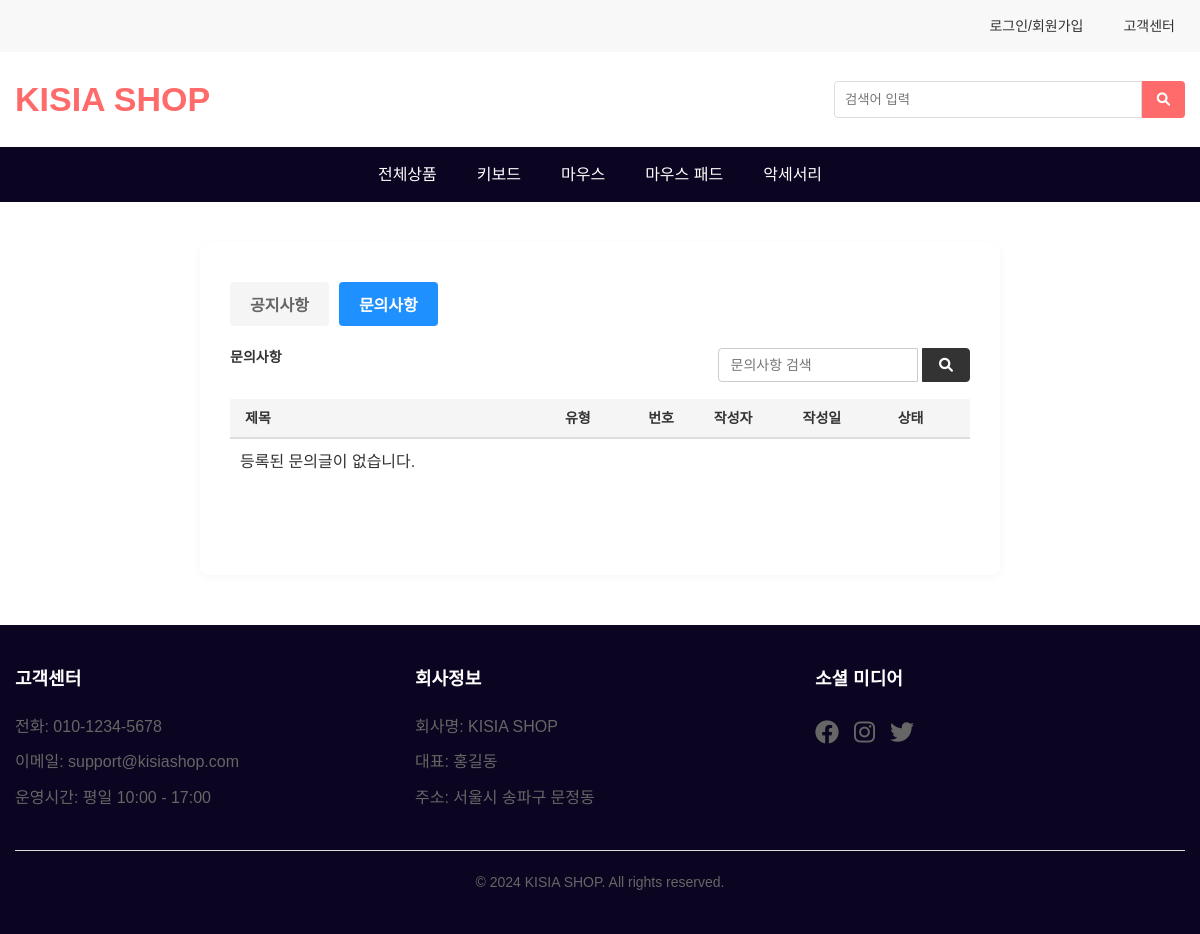
Page /mainmenu/inquiry_list.php on the earlier database version.
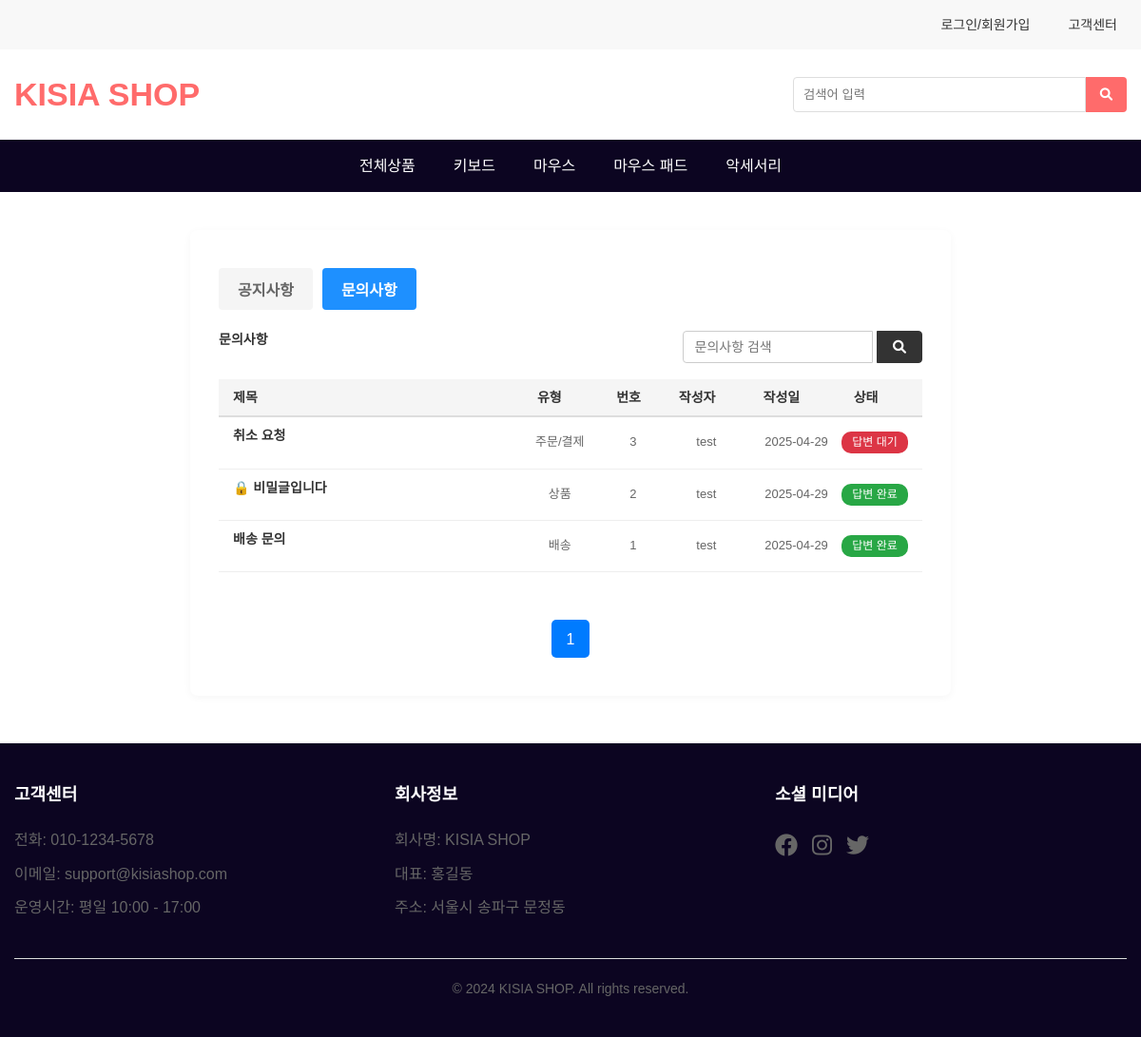
Same page on the later database version.
### tables this page shows
CREATE TABLE IF NOT EXISTS inquiry (
    id INT PRIMARY KEY AUTO_INCREMENT,
    user_id INT,
    title VARCHAR(255),
    content TEXT,
    is_secret BOOLEAN,
    type VARCHAR(50) NOT NULL,
    created_at DATETIME DEFAULT CURRENT_TIMESTAMP,
    secret_password VARCHAR(255),
    inquiry_status VARCHAR(50) NOT NULL DEFAULT '답변 대기',
    answer TEXT,
    answer_at DATETIME,
    FOREIGN KEY (user_id) REFERENCES users(id) ON DELETE SET NULL
);

CREATE TABLE IF NOT EXISTS users (
    id INT AUTO_INCREMENT PRIMARY KEY,
    userId VARCHAR(50) NOT NULL UNIQUE,
    email VARCHAR(100) NOT NULL,
    password VARCHAR(255) NOT NULL,
    name VARCHAR(50) NOT NULL,
    phone VARCHAR(20),
    address VARCHAR(255),
    postcode VARCHAR(10),
    address_detail VARCHAR(255),
    point INT DEFAULT 0,
    role VARCHAR(10) NOT NULL DEFAULT 'USER',
    created_at DATETIME DEFAULT CURRENT_TIMESTAMP
);

### mainmenu/queries/get_inquiry_list.php (called while the page is built, shortened)
<?php
require_once '/var/www/html/mainmenu/common/db.php';
$page = isset($_GET['page']) ? (int)$_GET['page'] : 1;
$items_per_page = 5;
$offset = ($page - 1) * $items_per_page;
$search_clause = '';
$params = [];
$param_types = '';
$sql = "
    SELECT
        i.id, i.title, i.type, i.is_secret, i.created_at, i.inquiry_status,
        u.userId, u.name
    FROM inquiry i
    LEFT JOIN users u ON i.user_id = u.id
    $search_clause
    ORDER BY i.id DESC
    LIMIT ?, ?
";
$params[] = $offset;
$params[] = $items_per_page;
$param_types .= 'ii';
$stmt = mysqli_prepare($conn, $sql);
mysqli_stmt_bind_param($stmt, $param_types, ...$params);
mysqli_stmt_execute($stmt);
$get_inquiry = mysqli_stmt_get_result($stmt);
$count_sql = "SELECT COUNT(*) as total FROM inquiry i $search_clause";
$stmt_count = mysqli_prepare($conn, $count_sql);
mysqli_stmt_execute($stmt_count);
$result_count = mysqli_stmt_get_result($stmt_count);
$total_row = mysqli_fetch_assoc($result_count);
$total_items = (int)$total_row['total'];
$total_pages = ceil($total_items / $items_per_page);
?>

### mainmenu/inquiry_list.php (the view, shortened to what this page needs)
<!DOCTYPE html>
<html lang="ko">
<head>
    <link rel="stylesheet" href="css/style.css">
    <link rel="stylesheet" href="css/customer-service.css">
    <link rel="stylesheet" href="https://cdnjs.cloudflare.com/ajax/libs/font-awesome/6.0.0/css/all.min.css">
</head>
<body>
    <?php include 'common/header.php'; ?>
    <?php require_once 'queries/get_inquiry_list.php'; ?>
    <main class="main-content">
        <div class="list-container">
            <div class="category-tabs">
                <a href="customer-service.php"><button class="tab-btn">공지사항</button></a>
                <a href="inquiry_list.php"><button class="tab-btn active">문의사항</button></a>
            </div>
            <div class="qna-section" id="qnaSection">
                <div class="qna-header">
                    <div class="qna-title">문의사항</div>
                    <div class="qna-search">
                        <form action="inquiry_list.php" method="get">
                            <input type="text" name="search_query" placeholder="문의사항 검색">
                            <button type="submit"><i class="fas fa-search"></i></button>
                        </form>
                    </div>
                </div>
                <div class="qna-list">
                    <div class="list-header">
                        <span class="header-title">제목</span>
                        <span class="header-type">유형</span>
                        <span class="header-meta">번호</span>
                        <span class="header-user">작성자</span>
                        <span class="header-date">작성일</span>
                        <span class="header-status">상태</span>
                    </div>
                    <?php if (mysqli_num_rows($get_inquiry) > 0): ?>
                        <?php while ($row = mysqli_fetch_assoc($get_inquiry)): ?>
                            <div class="qna-item">
                                <div class="qna-info">
                                    <?php if ($row['is_secret']): ?>
                                        <a href="inquiry_check_secret.php?id=<?= $row['id'] ?>" class="qna-title">
                                            🔒 비밀글입니다
                                        </a>
                                    <?php else: ?>
                                        <a href="inquiry_detail.php?id=<?= $row['id'] ?>" class="qna-title">
                                            <?= $row['title'] ?>
                                        </a>
                                    <?php endif; ?>
                                    <span class="qna-type"><?= $row['type'] ?></span>
                                    <span class="qna-meta"><?= $row['id'] ?></span>
                                    <span class="qna-user"><?= $row['userId'] ? htmlspecialchars($row['userId']) : '탈퇴한 회원' ?></span>
                                    <span class="qna-date"><?= date('Y-m-d', strtotime($row['created_at'])) ?></span>
                                    <span class="<?= $row['inquiry_status'] == '답변 완료' ? 'inquiry-status_done' : 'inquiry-status' ?>">
                                        <?= $row['inquiry_status'] == '답변 완료' ? '답변 완료' : '답변 대기' ?>
                                    </span>
                                </div>
                            </div>
                        <?php endwhile; ?>
                    <?php else: ?>
                        <p style="padding: 10px;">등록된 문의글이 없습니다.</p>
                    <?php endif; ?>
                </div>
            </div>
            <div class="pagination">
                <?php
                for ($i = 1; $i <= $total_pages; $i++) {
                    $active = $i == $page ? 'active' : '';
                    echo "<a href='?page=$i' class='$active'>$i</a>";
                }
                ?>
            </div>
        </div>
    </main>
    <?php include 'common/footer.php'; ?>
</body>
</html>

Differences in the rows shown:
added inquiry: title "취소 요청", type "주문/결제", id "3", user.userId "test", created_at "2025-04-29", inquiry_status "답변 대기"
added inquiry: type "상품", id "2", user.userId "test", created_at "2025-04-29", inquiry_status "답변 완료"
added inquiry: title "배송 문의", type "배송", id "1", user.userId "test", created_at "2025-04-29", inquiry_status "답변 완료"
Other differences:
new list line: "1"
text no longer shown: "등록된 문의글이 없습니다."
